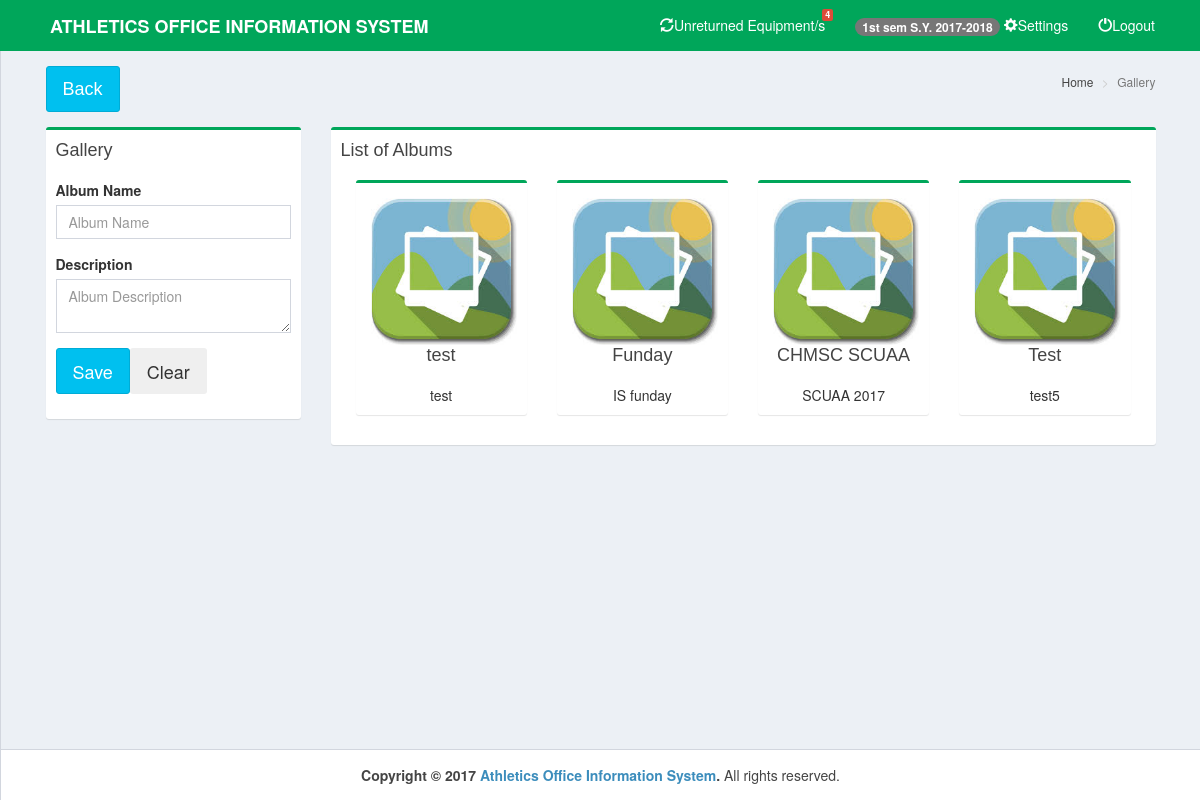
Page /pages/gallery.php (signed in) on the committed database.
### tables this page shows
CREATE TABLE IF NOT EXISTS `settings` (
  `settings_id` int(11) NOT NULL AUTO_INCREMENT,
  `sem` varchar(15) NOT NULL,
  `sy` varchar(30) NOT NULL,
  PRIMARY KEY (`settings_id`)
);

CREATE TABLE IF NOT EXISTS `album` (
  `album_id` int(11) NOT NULL AUTO_INCREMENT,
  `album_name` varchar(40) NOT NULL,
  `album_description` varchar(150) NOT NULL,
  `date_posted` varchar(20) NOT NULL,
  PRIMARY KEY (`album_id`)
);

### pages/gallery.php (the view, shortened to what this page needs)
<!DOCTYPE html>
<html>
  <head>
    <link rel="stylesheet" href="../bootstrap/css/bootstrap.min.css">
    <link rel="stylesheet" href="../plugins/datatables/dataTables.bootstrap.css">
    <link rel="stylesheet" href="../dist/css/AdminLTE.min.css">
    <link rel="stylesheet" href="../plugins/select2/select2.min.css">
    <link rel="stylesheet" href="../dist/css/skins/_all-skins.min.css">
 </head>
  <body class="hold-transition skin-green-light layout-top-nav">
    <div class="wrapper">
      <?php include('../dist/includes/header.php');
      include('../dist/includes/dbcon.php');
      ?>
      <div class="content-wrapper">
        <div class="container">
          <section class="content-header">
            <h1>
              <a class="btn btn-lg btn-info" href="home.php">Back</a>
            </h1>
            <ol class="breadcrumb">
              <li><a href="#"><i class="fa fa-dashboard"></i> Home</a></li>
              <li class="active">Gallery</li>
            </ol>
          </section>
          <section class="content">
            <div class="row">
	      <div class="col-md-3">
              <div class="box box-success">
                <div class="box-header">
                  <h3 class="box-title">Gallery</h3>
                </div>
                <div class="box-body">
                  <form method="post" action="album_add.php" enctype="multipart/form-data">
                  <div class="form-group">
                    <label for="date">Album Name</label>
                    <div class="input-group col-md-12">
                      <input type="text" class="form-control pull-right" id="date" name="name" placeholder="Album Name" required>
                    </div>
                  </div>
              <div class="form-group">
                    <label for="date">Description</label>
                    <div class="input-group col-md-12">
                      <textarea class="form-control pull-right" id="date" name="desc" placeholder="Album Description" required></textarea>
                    </div>
              </div>
                  <div class="form-group">
                    <div class="input-group">
                      <button class="btn btn-info btn-lg" id="daterange-btn" name="">
                        Save
                      </button>
					             <button class="btn btn-lg" id="daterange-btn">
                        Clear
                      </button>
                    </div>
                  </div>
				</form>
                </div>
              </div>
            </div>
            <div class="col-xs-9">
              <div class="box box-success">
                <div class="box-header">
                  <h3 class="box-title">List of Albums</h3>
                </div>
                <div class="box-body">
                  <?php
                      $query=mysqli_query($con,"select * from album order by date_posted desc")or die(mysqli_error($con));
                          while($row=mysqli_fetch_array($query)){
                  ?>
                    <div class="col-xs-3" style="text-align: center;">
                      <div class="box box-success">
                        <div class="box-header">
                          <a href="album.php?album_id=<?php echo $row['album_id'];?>"><img src="../dist/img/galley.jpg" style="height: 100%;width: 100%"></a>
                          <h4 class="box-title"><?php echo $row['album_name'];?></h4>
                        </div>
                        <div class="box-body">
                          <?php echo $row['album_description'];?>
                        </div>
                      </div>
                    </div>
<?php }?>
                </div>
          </div>
          </section>
        </div>
      </div>
      <?php include('../dist/includes/footer.php');?>
    </div>
  </body>
</html>

### dist/includes/header.php (shortened to what this page needs)
<?php
  include('../dist/includes/dbcon.php');
  $query=mysqli_query($con,"select * from settings")or die(mysqli_error($con));
    $row=mysqli_fetch_array($query);
    $sem=$row['sem'];
    $sy=$row['sy'];
?>
      <header class="main-header">
        <nav class="navbar navbar-static-top">
          <div class="container">
            <div class="navbar-header" style="padding-left:20px">
              <a href="home.php" class="navbar-brand"><b>ATHLETICS OFFICE INFORMATION SYSTEM</b></a>
            </div>
              <div class="navbar-custom-menu">
                <ul class="nav navbar-nav">
                  <li class="dropdown notifications-menu">
                    <a href="#" class="dropdown-toggle" data-toggle="dropdown">
                      <i class="glyphicon glyphicon-refresh"></i>Unreturned Equipment/s
                      <span class="label label-danger">
                      <?php
                      $query=mysqli_query($con,"select COUNT(*) as count from borrow where status='0'")or die(mysqli_error());
		                    	$row=mysqli_fetch_array($query);
		                      echo $row['count'];
			                 ?>
                      </span>
                    </a>
                  </li>
                  <li class="dropdown notifications-menu">
                    <a href="settings.php">
                      <span class="badge badge-danger"><?php echo $sem." sem S.Y. ".$sy;?></span>
                      <i class="glyphicon glyphicon-cog"></i>Settings
                    </a>
                  </li>
                  <li class="">
                    <a href="logout.php" class="dropdown-toggle">
                      <i class="glyphicon glyphicon-off"></i>Logout
                    </a>
                  </li>
                </ul>
              </div>
          </div>
        </nav>
      </header>

### dist/includes/footer.php
<footer class="main-footer" style="text-align:center">
        <strong>Copyright &copy; 2017 <a href="">Athletics Office Information System</a>.</strong> All rights reserved.
</footer>

### rows in the picture
settings: sem "1st", sy "2017-2018"
album: album_name "test", album_description "test"
album: album_name "Funday", album_description "IS funday"
album: album_name "CHMSC SCUAA", album_description "SCUAA 2017"
album: album_name "Test", album_description "test5"

### other values in the picture
$row['count'] "4"
